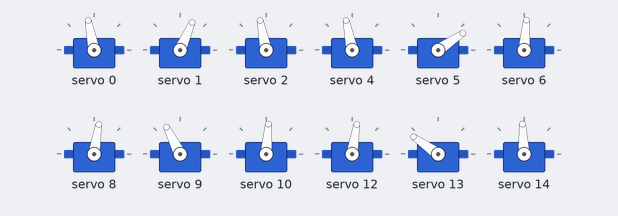
Bench run of a sketch on a simulated Arduino Uno, built with avr-gcc and run on an emulated ATmega328P. On the bench: 12 × servo.

Above: at 0.1 s.
At 1.1 s:
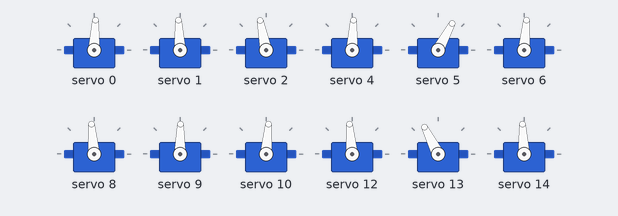
At 2.1 s:
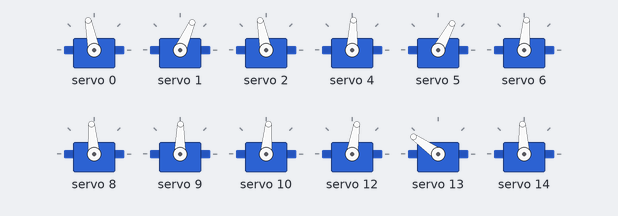
At 3.28 s:
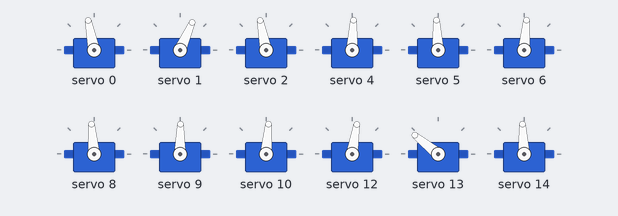
At 21.11 s:
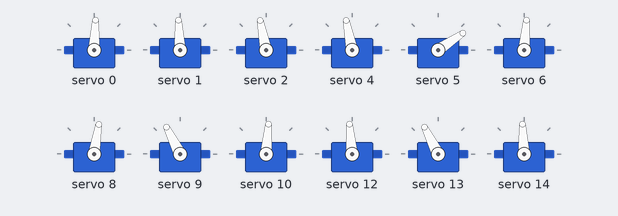
At 39.66 s:
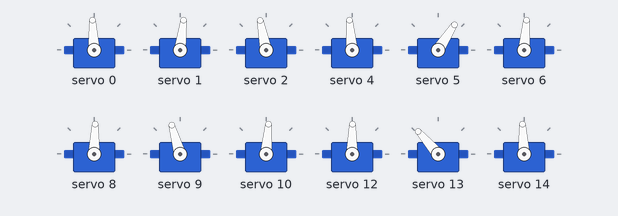
Timing chart, 0 to 40.0 s (numbered marks = the images above):
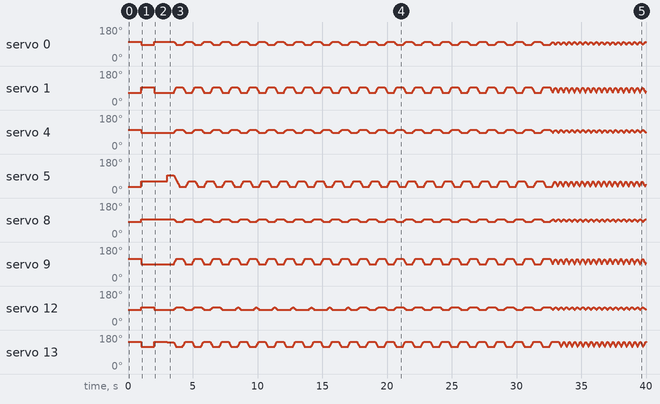

The sketch:

robocat.ino
```cpp
#include <Wire.h>
#include <Adafruit_PWMServoDriver.h>

Adafruit_PWMServoDriver pwm = Adafruit_PWMServoDriver();   // Initiates library.

#define SERVOMIN  110  // Minimum pulse length count out of 4096.
#define SERVOMAX  510 // Maximum pulse length count out of 4096.

int servoNo = 0; // Defines a counter for servos.

//правая верхняя
int time_to_do_0 = millis();
bool do_rev_0 = false;
int pos_0 = 390;

int time_to_do_1 = millis();
bool do_rev_1 = false;
int pos_1 = 300;

//правая нижняя
int time_to_do_4 = millis();
bool do_rev_4 = true;
int pos_4 = 355;

int time_to_do_5 = millis();
bool do_rev_5 = true;
int pos_5 = 370;

//левая верхняя
int time_to_do_8 = millis();
bool do_rev_8 = true;
int pos_8 = 375;

int time_to_do_9 = millis();
bool do_rev_9 = true;
int pos_9 = 360;

//левая нижняя
int time_to_do_12 = millis();
bool do_rev_12 = false;
int pos_12 = 340;

int time_to_do_13 = millis();
bool do_rev_13 = false;
int pos_13 = 490;


void setup()
{
  Serial.begin(9600);       // Starts serial connecton at 9600 baud rate.

  pwm.begin();         // Sends PWM signals.
  pwm.setPWMFreq(60);  // Makes servos run at 60 Hz rate.

//pwm.setPWM(2, 0, 350);
//pwm.setPWM(6, 0, 330);
//pwm.setPWM(10, 0, 350);
//pwm.setPWM(14, 0, 370);

//занять прямое положение
  pwm.setPWM(0, 0, 390);
  pwm.setPWM(1, 0, 300);
  pwm.setPWM(2, 0, 390);

  pwm.setPWM(4, 0, 390);
  pwm.setPWM(5, 0, 220);
  pwm.setPWM(6, 0, 350);

  pwm.setPWM(8, 0, 340);
  pwm.setPWM(9, 0, 430);
  pwm.setPWM(10, 0, 350);

  pwm.setPWM(12, 0, 340);
  pwm.setPWM(13, 0, 500);
  pwm.setPWM(14, 0, 370);

  delay(1000);

//занять положение полуприсяд
  pwm.setPWM(0, 0, 355);
  pwm.setPWM(1, 0, 370);
  pwm.setPWM(2, 0, 390);

  pwm.setPWM(4, 0, 355);
  pwm.setPWM(5, 0, 290);
  pwm.setPWM(6, 0, 350);

  pwm.setPWM(8, 0, 375);
  pwm.setPWM(9, 0, 360);
  pwm.setPWM(10, 0, 350);

  pwm.setPWM(12, 0, 375);
  pwm.setPWM(13, 0, 430);
  pwm.setPWM(14, 0, 370);

  delay(1000);

//готовность к ходу
  pwm.setPWM(0, 0, 390);
  pwm.setPWM(1, 0, 300);
  pwm.setPWM(2, 0, 390);

  pwm.setPWM(4, 0, 355);
  pwm.setPWM(5, 0, 290);
  pwm.setPWM(6, 0, 350);

  pwm.setPWM(8, 0, 375);
  pwm.setPWM(9, 0, 360);
  pwm.setPWM(10, 0, 350);

  pwm.setPWM(12, 0, 340);
  pwm.setPWM(13, 0, 500);
  pwm.setPWM(14, 0, 370);

  delay(1000);

  time_to_do_0 = millis();
  time_to_do_1 = millis();
  time_to_do_4 = millis();
  time_to_do_5 = millis();
  time_to_do_8 = millis();
  time_to_do_9 = millis();
  time_to_do_12 = millis();
  time_to_do_13 = millis();

}


void loop()
{

//правая верхняя нога
  if(pos_0 < 390 and do_rev_0 == true and millis() - time_to_do_0 >= 500){
    pos_0++;
    if(pos_0 >= 390){
      do_rev_0 = false;
      time_to_do_0 = millis();
    }
  }
  else if(pos_0 > 355 and do_rev_0 == false and millis() - time_to_do_0 >= 500){
    pos_0--;
    if(pos_0 <= 355){
      do_rev_0 = true;
      time_to_do_0 = millis();
    }
  }

  pwm.setPWM(0, 0, pos_0);


  if(pos_1 > 300 and do_rev_1 == true and millis() - time_to_do_1 >= 500){
    pos_1 -= 2;
    if(pos_1 <= 300){
      do_rev_1 = false;
      time_to_do_1 = millis();
    }
  }
  else if(pos_1 < 370 and do_rev_1 == false and millis() - time_to_do_1 >= 500){
    pos_1 += 2;
    if(pos_1 >= 370){
      do_rev_1 = true;
      time_to_do_1 = millis();
    }
  }

  pwm.setPWM(1, 0, pos_1);


//правая нижняя нога
  if(pos_4 < 390 and do_rev_4 == true and millis() - time_to_do_4 >= 500){
    pos_4++;
    if(pos_4 >= 390){
      do_rev_4 = false;
      time_to_do_4 = millis();
    }
  }
  else if(pos_4 > 355 and do_rev_4 == false and millis() - time_to_do_4 >= 500){
    pos_4--;
    if(pos_4 <= 355){
      do_rev_4 = true;
      time_to_do_4 = millis();
    }
  }

  pwm.setPWM(4, 0, pos_4);


  if(pos_5 > 220 and do_rev_5 == true and millis() - time_to_do_5 >= 500){
    pos_5 -= 2;
    if(pos_5 <= 220){
      do_rev_5 = false;
      time_to_do_5 = millis();
    }
  }
  else if(pos_5 < 290 and do_rev_5 == false and millis() - time_to_do_5 >= 500){
    pos_5 += 2;
    if(pos_5 >= 290){
      do_rev_5 = true;
      time_to_do_5 = millis();
    }
  }

  pwm.setPWM(5, 0, pos_5);


//левая верхняя нога
  if(pos_8 < 375 and do_rev_8 == false and millis() - time_to_do_8 >= 500){
    pos_8++;
    if(pos_8 >= 375){
      do_rev_8 = true;
      time_to_do_8 = millis();
    }
  }
  else if(pos_8 > 340 and do_rev_8 == true and millis() - time_to_do_8 >= 500){
    pos_8--;
    if(pos_8 <= 340){
      do_rev_8 = false;
      time_to_do_8 = millis();
    }
  }

  pwm.setPWM(8, 0, pos_8);


  if(pos_9 > 360 and do_rev_9 == false and millis() - time_to_do_9 >= 500){
    pos_9 -= 2;
    if(pos_9 <= 360){
      do_rev_9 = true;
      time_to_do_9 = millis();
    }
  }
  else if(pos_9 < 430 and do_rev_9 == true and millis() - time_to_do_9 >= 500){
    pos_9 += 2;
    if(pos_9 >= 430){
      do_rev_9 = false;
      time_to_do_9 = millis();
    }
  }

  pwm.setPWM(9, 0, pos_9);


//левая нижняя нога
  if(pos_12 < 375 and do_rev_12 == false and millis() - time_to_do_12 >= 500){
    pos_12++;
    if(pos_12 >= 375){
      do_rev_12 = true;
      time_to_do_12 = millis();
    }
  }
  else if(pos_12 > 340 and do_rev_12 == true and millis() - time_to_do_4 >= 500){
    pos_12--;
    if(pos_12 <= 340){
      do_rev_12 = false;
      time_to_do_12 = millis();
    }
  }

  pwm.setPWM(12, 0, pos_12);


  if(pos_13 > 430 and do_rev_13 == false and millis() - time_to_do_13 >= 500){
    pos_13 -= 2;
    if(pos_13 <= 430){
      do_rev_13 = true;
      time_to_do_13 = millis();
    }
  }
  else if(pos_13 < 500 and do_rev_13 == true and millis() - time_to_do_13 >= 500){
    pos_13 += 2;
    if(pos_13 >= 500){
      do_rev_13 = false;
      time_to_do_13 = millis();
    }
  }

  pwm.setPWM(13, 0, pos_13);
}
```
